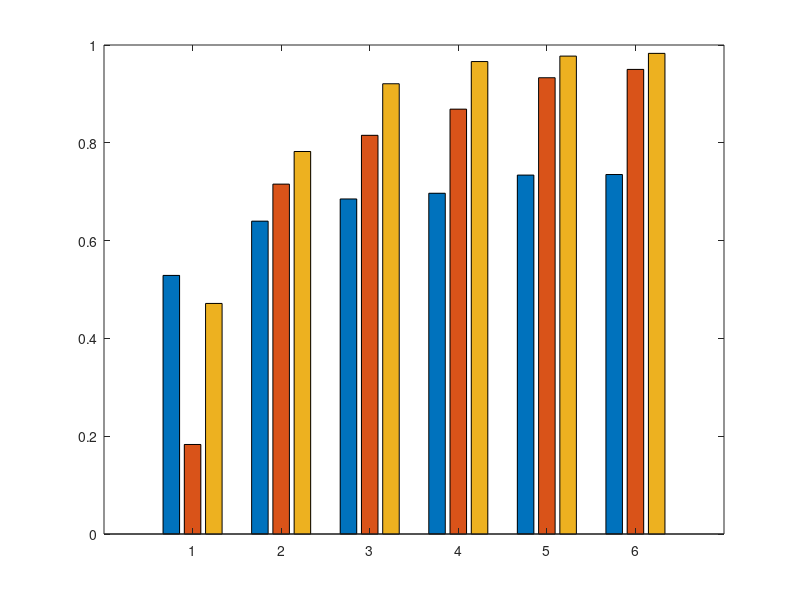

MATLAB code to generate this figure: (Note: this script raises an error after producing the figure.)
% 数据定义
data = [
    0.528813559, 0.639774859, 0.685152057, 0.696840307, 0.733990148, 0.735152488;  % KND21
    0.183074266, 0.715506716, 0.815315315, 0.868817204, 0.93306288, 0.9500998;    % HLX23
    0.471502591, 0.782214156, 0.920754717, 0.966165414, 0.97731569, 0.982889734   % Ours
];

% 定义标签
categories = {'0.5', '1', '1.5', '2', '2.5', '3'};
models = {'KND21', 'HLX23', 'Ours'};

% 绘制条形图
figure;
b = bar(data', 'grouped');  % 绘制分组条形图
b(1).FaceColor = [0 1 0];
b(2).FaceColor = [1 0 0];
b(3).FaceColor = [0 0 1];

% 添加轴标签和标题
set(gca,'FontSize',14);
xlabel('Time Period (T)', 'FontSize', 16);
ylabel('Trust Value', 'FontSize', 16);
set(gca, 'XTickLabel', categories, 'FontSize', 14);

% 显示图例
legend(models, 'Location', 'best', 'FontSize', 13);

% 显示网格线
grid on;
